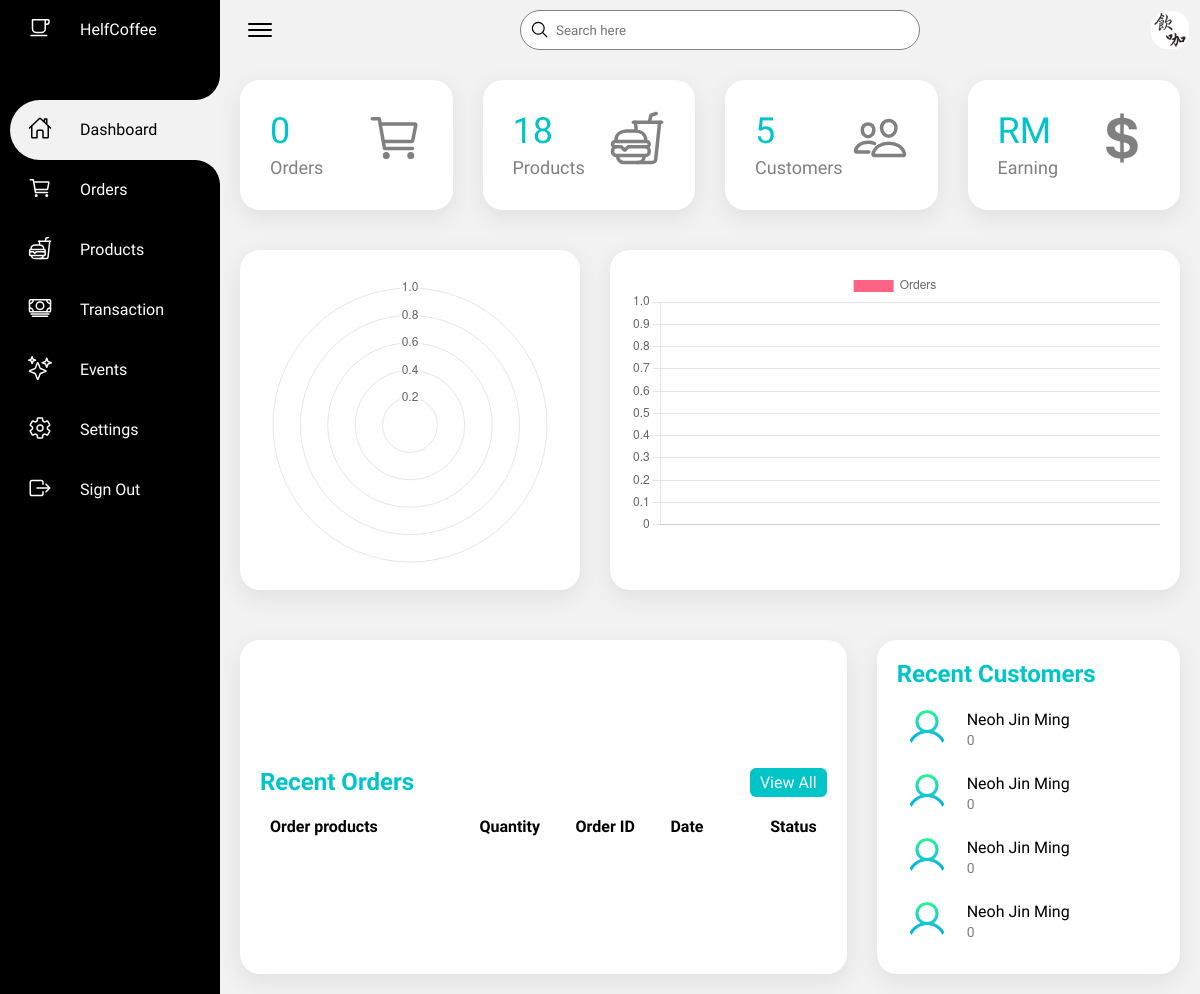
/Admin/index.php (signed in), run on an earlier commit of the app's database.
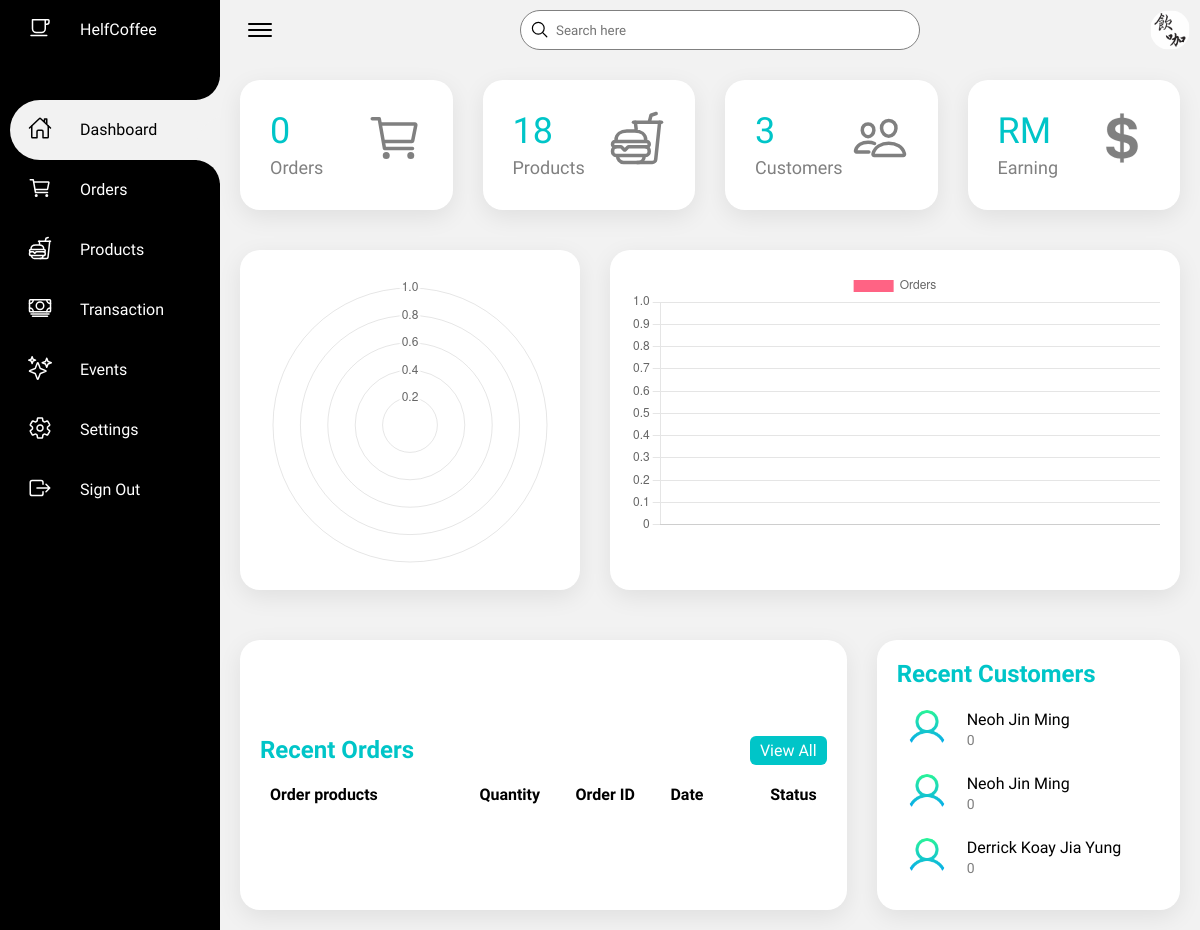
And on a later commit of the database.
### tables this page shows
CREATE TABLE `customer` (
  `id` int(20) NOT NULL,
  `name` text NOT NULL,
  `email` text NOT NULL,
  `address` text NOT NULL,
  `password` text NOT NULL,
  `phone` int(15) NOT NULL,
  `payment_method` text NOT NULL,
  `credit_score` int(2) NOT NULL
);

### Admin/index.php (the view, shortened to what this page needs)
<?php
include "dbConnection.php"
?>
<!DOCTYPE html>
<html>
<head>
    <link rel="stylesheet" type="text/css" href="css/style.css">
</head>
<body>
    <div class="container">
        <div class="navigation">
            <ul>
                <li>
                    <a href="index.php">
                        <span class="icon">
                            <ion-icon name="cafe-outline"></ion-icon>
                        </span>
                        <span class="title">HelfCoffee</span>
                    </a>
                </li>
                <li class="hovered active">
                    <a href="index.php">
                        <span class="icon">
                            <ion-icon name="home-outline"></ion-icon>
                        </span>
                        <span class="title">Dashboard</span>
                    </a>
                </li>
                <li>
                    <a href="orders.php">
                        <span class="icon">
                            <ion-icon name="cart-outline"></ion-icon>
                        </span>
                        <span class="title">Orders</span>
                    </a>
                </li>
                <li>
                    <a href="products.php">
                        <span class="icon">
                            <ion-icon name="fast-food-outline"></ion-icon>
                        </span>
                        <span class="title">Products</span>
                    </a>
                </li>
                <li>
                    <a href="transaction.php">
                        <span class="icon">
                            <ion-icon name="cash-outline"></ion-icon>
                        </span>
                        <span class="title">Transaction</span>
                    </a>
                </li>
                <li>
                    <a href="events.php">
                        <span class="icon">
                            <ion-icon name="sparkles-outline"></ion-icon>
                        </span>
                        <span class="title">Events</span>
                    </a>
                </li>
                <li>
                    <a href="settings.php">
                        <span class="icon">
                            <ion-icon name="settings-outline"></ion-icon>
                        </span>
                        <span class="title">Settings</span>
                    </a>
                </li>
                <li>
                    <a href="adminlogout.php">
                        <span class="icon">
                            <ion-icon name="exit-outline"></ion-icon>
                        </span>
                        <span class="title">Sign Out</span>
                    </a>
                </li>
            </ul>
        </div>
        <div class="main">
            <div class="topbar">
                <div class="toggle">
                    <ion-icon name="menu-outline"></ion-icon>
                </div>
                <div class="search">
                    <label>
                        <input type="text" placeholder="Search here">
                        <ion-icon name="search-outline"></ion-icon>
                    </label>
                </div>
                <div class="user">
                    <img src="images/profile.jpg">
                </div>
            </div>
            <div class="cardBox">
                <div class="card">
                    <div>
                        <div class="numbers">
                            <?php
                            $sql = "SELECT COUNT(order_id) as total FROM orders";
                            $result = $conn->query($sql);
                            if ($result->num_rows > 0) {
                                while ($row = $result->fetch_assoc()) {
                                    echo $row['total'];
                                }
                            } else {
                                echo "0";
                            }
                            ?>
                        </div>
                        <div class="cardName">Orders</div>
                    </div>
                    <div class="iconBx">
                        <ion-icon name="cart-outline"></ion-icon>
                    </div>
                </div>
                <div class="card">
                    <div>
                        <div class="numbers">
                            <?php
                            $sql = "SELECT COUNT(product_id) as total FROM product";
                            $result = $conn->query($sql);
                            if ($result->num_rows > 0) {
                                while ($row = $result->fetch_assoc()) {
                                    echo $row['total'];
                                }
                            } else {
                                echo "0";
                            }
                            ?>
                        </div>
                        <div class="cardName">Products</div>
                    </div>
                    <div class="iconBx">
                        <ion-icon name="fast-food-outline"></ion-icon>
                    </div>
                </div>
                <div class="card">
                    <div>
                        <div class="numbers">
                            <?php
                            $sql = "SELECT COUNT(id) as total from customer";
                            $result = $conn->query($sql);
                            if ($result->num_rows > 0) {
                                while ($row = $result->fetch_assoc()) {
                                    echo $row["total"];
                                }
                            } else {
                                echo "0";
                            }
                            ?>
                        </div>
                        <div class="cardName">Customers</div>
                    </div>
                    <div class="iconBx">
                        <ion-icon name="people-outline"></ion-icon>
                    </div>
                </div>
                <div class="card">
                    <div>
                        <div class="numbers">
                            <?php
                            $sql = "SELECT SUM(order_amount) as amount FROM orders";
                            $result = $conn->query($sql);
                            if ($result->num_rows > 0) {
                                while ($row = $result->fetch_assoc()) {
                                    echo "RM" . $row['amount'];
                                }
                            } else {
                                echo "0";
                            }
                            ?>
                        </div>
                        <div class="cardName">Earning</div>
                    </div>
                    <div class="iconBx">
                        <ion-icon name="logo-usd"></ion-icon>
                    </div>
                </div>
            </div>
            <div class="graphBox">
                <div class="box">
                    <canvas id="myChart" width="auto" height="auto"></canvas>
                </div>
                <div class="box">
                    <canvas id="orders" width="auto" height="auto"></canvas>
                </div>
            </div>
            <div class="details">
                <div class="recentOrders">
                    <div class="cardHeader">
                        <h2>Recent Orders</h2>
                        <a href="orders.php" class="btn">View All</a>
                    </div>
                    <table>
                        <thead>
                            <tr>
                                <td>Order products</td>
                                <td>Quantity</td>
                                <td>Order ID</td>
                                <td>Date</td>
                                <td>Status</td>
                            </tr>
                        </thead>
                    </table>
                </div>
                <div class="recentCustomers">
                    <div class="cardHeader">
                        <h2>Recent Customers</h2>
                    </div>
                    <table>
                        <?php
                        $sql4 = "SELECT * FROM `customer` ORDER BY id DESC LIMIT 4";
                        $result4 = $conn->query($sql4);
                        if ($result4->num_rows > 0) {
                            while ($row4 = $result4->fetch_assoc()) {
                                echo "<tr>";
                                echo "<td width='60px'>";
                                echo "<div class='imgBx'><img src='images/user.png'></div>";
                                echo "</td>";
                                echo "<td>";
                                echo "<h4>" . $row4['name'] . "<br><span>" . $row4['credit_score'] . "</span></h4>";
                                echo "<tr>";
                            }
                        }
                        ?>
                    </table>
                </div>
            </div>
        </div>
    </div>
    <script>
        const ctx = document.getElementById('myChart');
        const orders = document.getElementById('orders');
        new Chart(ctx, {
            type: 'polarArea',
            data: {
                labels: <?php echo json_encode($category) ?>,
                datasets: [{
                    label: 'Sales',
                    data: <?php echo json_encode($amount) ?>,
                    backgroundColor: [
                        'rgba(255, 99, 132, 1)',
                        'rgba(54, 162, 235, 1)',
                        'rgba(255, 206, 86, 1)',
                        'rgba(75, 192, 192, 1)',
                        'rgba(153, 102, 255, 1)',
                        'rgba(255, 159, 64, 1)',
                        'rgba(255, 99, 132, 1)',
                    ]
                }]
            },
            options: {
                responsive: true,
            }
        });
        new Chart(orders, {
            type: 'bar',
            data: {
                labels: <?php echo json_encode($month) ?>,
                datasets: [{
                    label: 'Orders',
                    data: <?php echo json_encode($num) ?>,
                    backgroundColor: [
                        'rgba(255, 99, 132, 1)',
                        'rgba(54, 162, 235, 1)',
                        'rgba(255, 206, 86, 1)',
                        'rgba(75, 192, 192, 1)',
                        'rgba(153, 102, 255, 1)',
                        'rgba(255, 159, 64, 1)',
                        'rgba(255, 99, 132, 1)',
                        'rgba(54, 162, 235, 1)',
                        'rgba(255, 206, 86, 1)',
                        'rgba(75, 192, 192, 1)',
                        'rgba(153, 102, 255, 1)',
                        'rgba(255, 159, 64, 1)'
                    ],
                }]
            },
            options: {
                responsive: true,
            }
        });
    </script>
</body>
</html>

What changed in the data, as far as the page shows it:
removed customer: name "Neoh Jin Ming", credit_score "0"
removed customer: name "Neoh Jin Ming", credit_score "0"
now on this page (row unchanged): customer: name "Derrick Koay Jia Yung", credit_score "0"
Also different on the page:
new list line: "3"
list line gone: "5"
